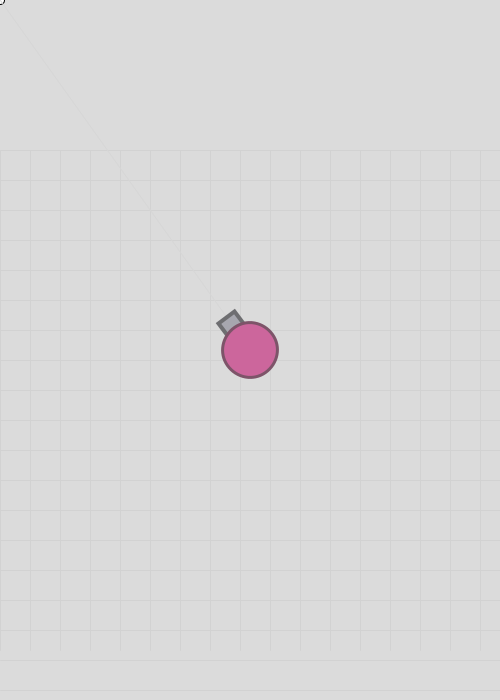
Frame 1 (no input)
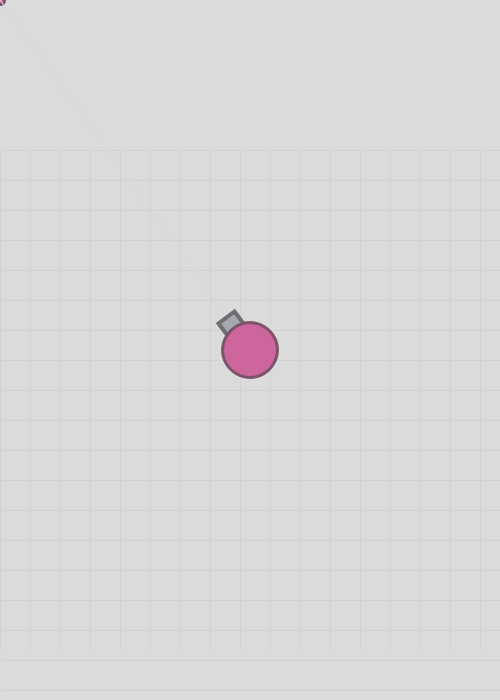
Frame 60 (the mouse pressed at the canvas centre just before this capture)
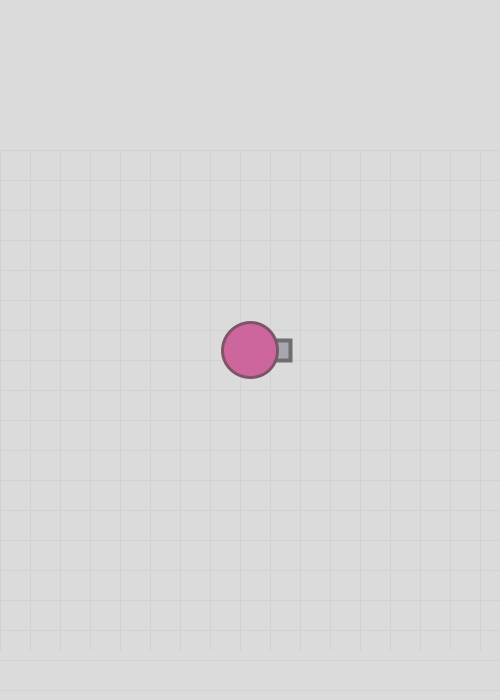
Frame 120 (the mouse held since frame 60 and released just before this capture)

The Processing sketch that drew these frames (run headless with seeded random() and noise(); from frame 60 on, the mouse is pressed at the canvas centre):

// Processing sketch: week07_5_arras05_correct_move_translate_mx_my
// ── week07_5_arras05_correct_move_translate_mx_my.pde
//week07_5_arras05_correct_move_translate_mx_my
void setup(){
  size(500,700);
}
void keyPressed(){
  if(keyCode==RIGHT) x += 1;
  if(keyCode==LEFT) x -= 1;
  if(keyCode==UP) y -= 1;
  if(keyCode==DOWN) y += 1;
}
float x = 250, y = 200;
void draw(){
  background(219);
  translate(-x, -y);
  translate(width/2, height/2);
  float mx = mouseX+x-width/2, my = mouseY+y-height/2;
  ellipse(mx, my, 8, 8);
  stroke(210);
  strokeWeight(1);
  for(int i=0; i<30; i++){
    line(0, i*30, 500, i*30);
    line(i*30, 0, i*30, 500);
  }
  //background(215,184,200);
  //stroke(211,180,196);
  stroke(214);
  float dx = mx - x, dy = my - y;
  float a = atan2(dy, dx);
  line(x, y, mx, my);
  myTank(x, y, a);
}
void myTank(float x, float y, float a){
  translate(x, y);
  rotate(a);
  fill(167,167,175);
  stroke(110,110,113);
  strokeWeight(4);
  rect(20,-10,20,20);

  fill(204,102,156);
  stroke(125,84,105);
  strokeWeight(3);
  ellipse(0, 0, 55,55);
}
